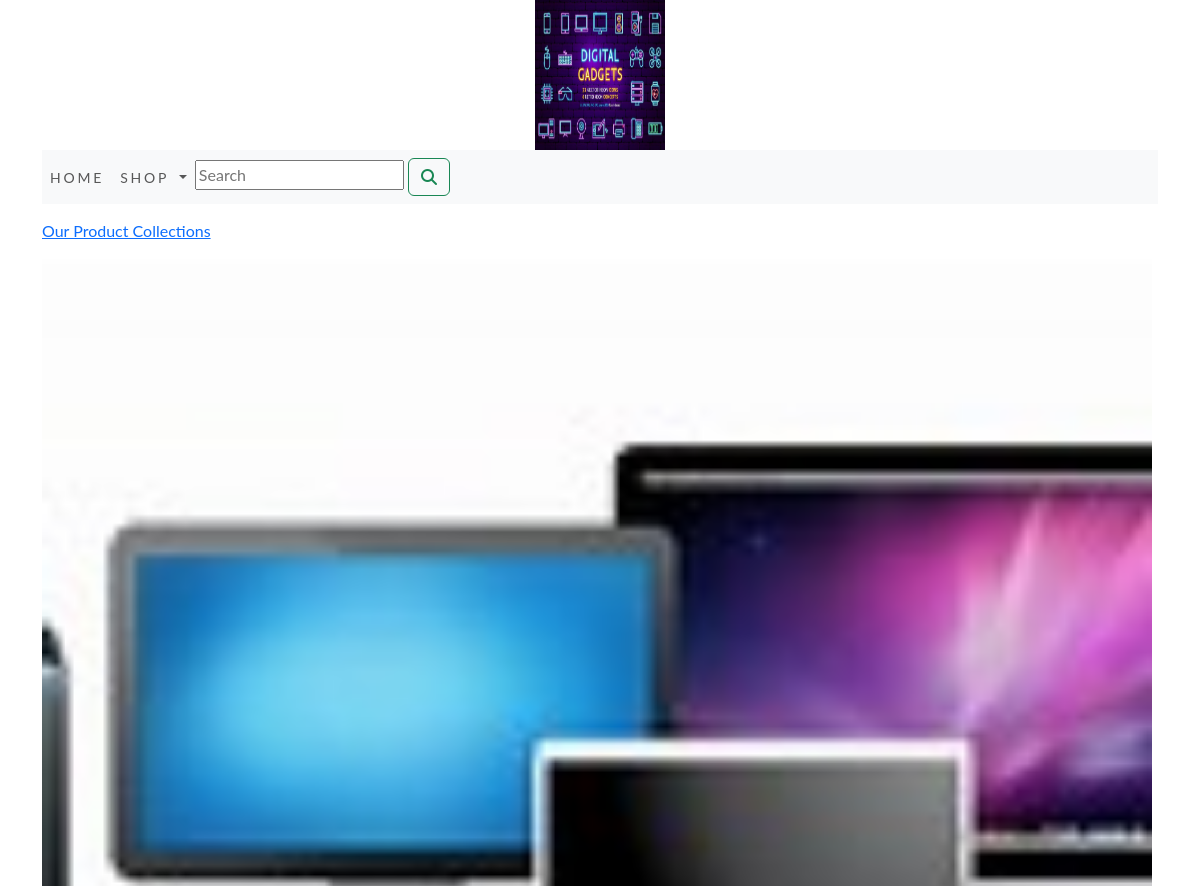
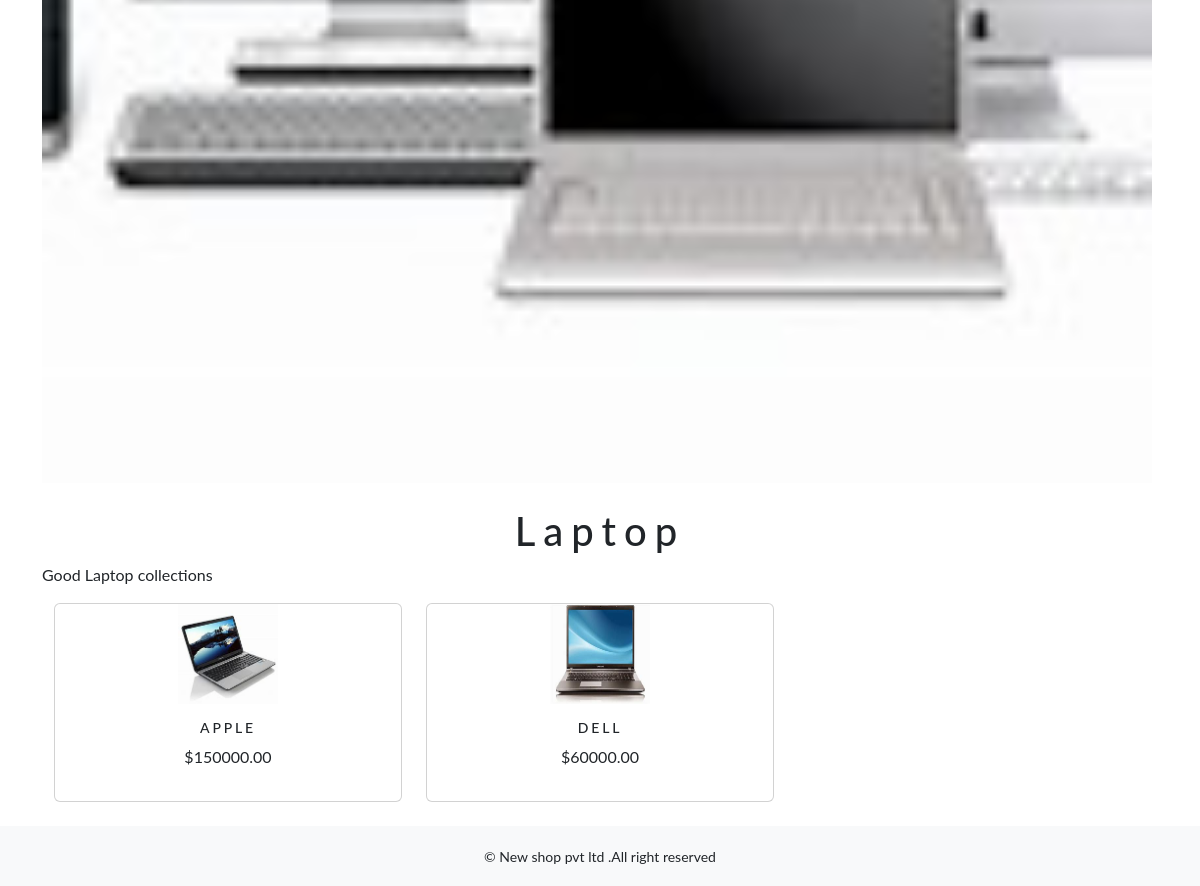
Screenshot of /ecommerceapp/lap/ with the database file from the repository (2 pictures, top to bottom).
### ecommerceapp/models.py (models this page shows, shortened)
class Category(models.Model):
    name=models.CharField(max_length=250,unique=True)
    slug=models.SlugField(max_length=250,unique=True)
    description=models.TextField(blank=True)
    image=models.ImageField(upload_to='category',blank=True)
    class Meta:
        ordering=('name',)
        verbose_name='category'
        verbose_name_plural='categories'
    def get_url(self):
        return reverse('ecommerceapp:Product_by_category',args=[self.slug])

class product(models.Model):
    name=models.CharField(max_length=250,unique=True)
    slug=models.SlugField(max_length=250,unique=True)
    description=models.TextField(blank=True)
    price=models.DecimalField(max_digits=10,decimal_places=2)
    category=models.ForeignKey(Category,on_delete=models.CASCADE)
    image = models.ImageField(upload_to='Product', blank=True)
    stock=models.IntegerField()
    available=models.BooleanField(default=True)
    created=models.DateTimeField(auto_now_add=True)
    updated=models.DateTimeField(auto_now=True)
    def get_url(self):
        return reverse('ecommerceapp:ProdCatdetail',args=[self.category.slug,self.slug])
    class Meta:
        ordering = ('name',)
        verbose_name = 'Product'
        verbose_name_plural = 'Products'

### ecommerceapp/views.py (the view)
# urls.py: path('',views.allprodCat,name='allprodCat'),
def allprodCat(request,c_slug=None):
    c_page=None
    products_list=None
    if c_slug!=None:
        c_page=get_object_or_404(Category,slug=c_slug)
        products_list=product.objects.all().filter(category=c_page,available=True)
    else:
        products_list=product.objects.all().filter(available=True)
    paginator=Paginator( products_list,6)
    try:
        page=int(request.GET.get('page','1'))
    except:
        page=1
    try:
        products=paginator.page(page)
    except(EmptyPage,InvalidPage):
        products=paginator.page(paginator.num_pages)
    return render(request,"category.html",{'category':c_page,'products':products})

### cart/context_processors.py (called while the page is built)
def counter(request):
    item_count=0
    if 'admin' in request.path:
        return {}
    else:
        try:
            cart=Cart.objects.filter(cart_id=_cart_id(request))
            cart_items=CartItem.objects.all().filter(cart=cart[:1])
            for cart_item in cart_items:
                item_count += cart_item.quantity
        except Cart.DoesNotExist:
            item_count =0
    return dict(item_count=item_count)

### cart/views.py (called while the page is built)
def _cart_id(request):
    cart=request.session.session_key
    if not cart:
        cart=request.session.create()
    return cart

### ecommerceapp/context_processors.py (called while the page is built)
def menu_links(request):
    links=Category.objects.all()
    return dict(links=links)

### templates/category.html (shortened to what this page needs)
{% extends 'base.html' %}
{% load static %}
{% block content %}
    {% if category %}
    <div>
        <div class="row my_row_class">
            <div class="mx-auto">
                <p><a href="{% url 'ecommerceapp:allprodCat' %}">Our Product Collections</a></p>
            </div>
        </div>
    </div>
    {% endif %}
<div class="mx_auto">
    {% if category %}
    <img class="my_image" src="{{category.image.url}}" alt="{{category.name}}">
</div>
     <br>
<div>
        <h1 class="text-center my_title">{{category.name}}</h1>
        <p class="text_justify">{{category.description}}</p>
</div>
        {% endif %}
    <div class="container">
        <div class="row mx_auto">
            {% for Product in products.object_list %}
            <div class="my_bottom_margin  col-9 col-sm-12 col-md-4 xol-lg-4 ">
                <div class="card text-center" style="min-width:18rem;">
                    <a href="{{Product.get_url}}"><img class="card-img-left my_img" src="{{Product.image.url}}" alt="{{Product.name}}" width="100px;" height="100px;"></a>
                    <div class="card-body">
                        <h4>{{Product.name}}</h4>
                        <p>${{Product.price}}</p>
                    </div>
                </div>
            </div>
            {% endfor %}
        </div>
        <br>
    </div>
{% endblock %}

### static/css/custom.css (style rules this page uses)
body { font-family: 'Lato', sans-serif; }
.my_row_class { padding-top :15px; }
.my_image { width:1110px; height:auto; }
.my_title { font_size:16px; text_transform:uppercase; letter-spacing:.2em; }
.my_bottom_margin { margin_bottom:10px; }
.card-body h4 { font-size:14px; text-transform:uppercase; letter-spacing:.2em; }

### rows the page displays
Category: image (picture), name "Laptop", description "Good Laptop collections"
product: image (picture), name "APPLE", price "150000.00"
product: image (picture), name "DELL", price "60000.00"
